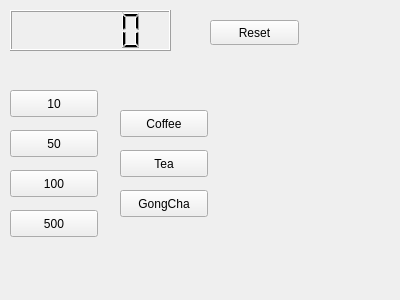
<?xml version="1.0" encoding="UTF-8"?>
<ui version="4.0">
 <class>Widget</class>
 <widget class="QWidget" name="Widget">
  <property name="geometry">
   <rect>
    <x>0</x>
    <y>0</y>
    <width>400</width>
    <height>300</height>
   </rect>
  </property>
  <property name="windowTitle">
   <string>Widget</string>
  </property>
  <widget class="QLCDNumber" name="lcdNumber">
   <property name="geometry">
    <rect>
     <x>10</x>
     <y>10</y>
     <width>161</width>
     <height>41</height>
    </rect>
   </property>
  </widget>
  <widget class="QPushButton" name="pb10">
   <property name="geometry">
    <rect>
     <x>10</x>
     <y>90</y>
     <width>88</width>
     <height>27</height>
    </rect>
   </property>
   <property name="text">
    <string>10</string>
   </property>
  </widget>
  <widget class="QPushButton" name="pb50">
   <property name="geometry">
    <rect>
     <x>10</x>
     <y>130</y>
     <width>88</width>
     <height>27</height>
    </rect>
   </property>
   <property name="text">
    <string>50</string>
   </property>
  </widget>
  <widget class="QPushButton" name="pb100">
   <property name="geometry">
    <rect>
     <x>10</x>
     <y>170</y>
     <width>88</width>
     <height>27</height>
    </rect>
   </property>
   <property name="text">
    <string>100</string>
   </property>
  </widget>
  <widget class="QPushButton" name="pb500">
   <property name="geometry">
    <rect>
     <x>10</x>
     <y>210</y>
     <width>88</width>
     <height>27</height>
    </rect>
   </property>
   <property name="text">
    <string>500</string>
   </property>
  </widget>
  <widget class="QPushButton" name="pbCoffee">
   <property name="geometry">
    <rect>
     <x>120</x>
     <y>110</y>
     <width>88</width>
     <height>27</height>
    </rect>
   </property>
   <property name="text">
    <string>Coffee</string>
   </property>
  </widget>
  <widget class="QPushButton" name="pbTea">
   <property name="geometry">
    <rect>
     <x>120</x>
     <y>150</y>
     <width>88</width>
     <height>27</height>
    </rect>
   </property>
   <property name="text">
    <string>Tea</string>
   </property>
  </widget>
  <widget class="QPushButton" name="pbGongCha">
   <property name="geometry">
    <rect>
     <x>120</x>
     <y>190</y>
     <width>88</width>
     <height>27</height>
    </rect>
   </property>
   <property name="text">
    <string>GongCha</string>
   </property>
  </widget>
  <widget class="QPushButton" name="resetButton">
   <property name="geometry">
    <rect>
     <x>210</x>
     <y>20</y>
     <width>89</width>
     <height>25</height>
    </rect>
   </property>
   <property name="text">
    <string>Reset</string>
   </property>
  </widget>
 </widget>
 <layoutdefault spacing="6" margin="11"/>
 <resources/>
 <connections/>
</ui>
